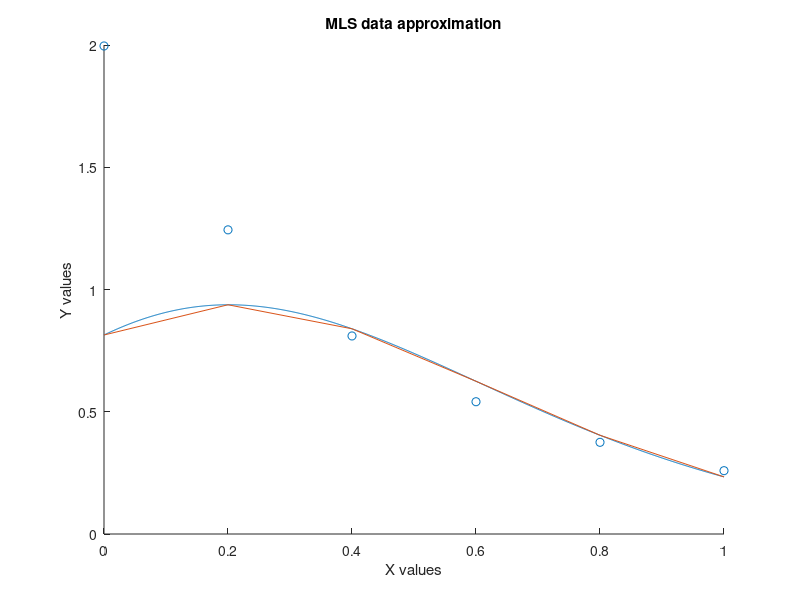

MATLAB code for this plot:
x = [0:0.2:1];
y = [1.996 1.244 0.81 0.541 0.375 0.259];
S = log(y);

% Calculate necessary values
temp = log(1+x);
a = sum(temp);
temp = x.*log(1+x);
b = sum(temp);
temp = x.*x;
c = sum(temp);
temp = log(1+x).^2;
d = sum(temp);
e = sum(S);
f = sum(x);
temp = S.*x;
g = sum(temp);
temp = S.*log(1+x);
h = sum(temp);

% Setup matrix
A = [1 f -1*a; f c -1*b; a b -1*d];
b = [e; g; h];

result = A\b;

a0 = exp(result(1));
a1 = result(2);
a2 = result(3);

points = [0:0.001:1];
pointsY = a0.*((exp(a1.*points)) ./ ((1 + points).^a2));
vals = [0:0.2:1];
valsY = a0.*((exp(a1.*vals)) ./ ((1 + vals).^a2));

figure
hold on
scatter(x,y)
plot(points,pointsY)
plot(vals,valsY)
xlabel("X values")
ylabel("Y values")
title("MLS data approximation")


sumOfS = sum((y-valsY).^2);
disp(sumOfS)


